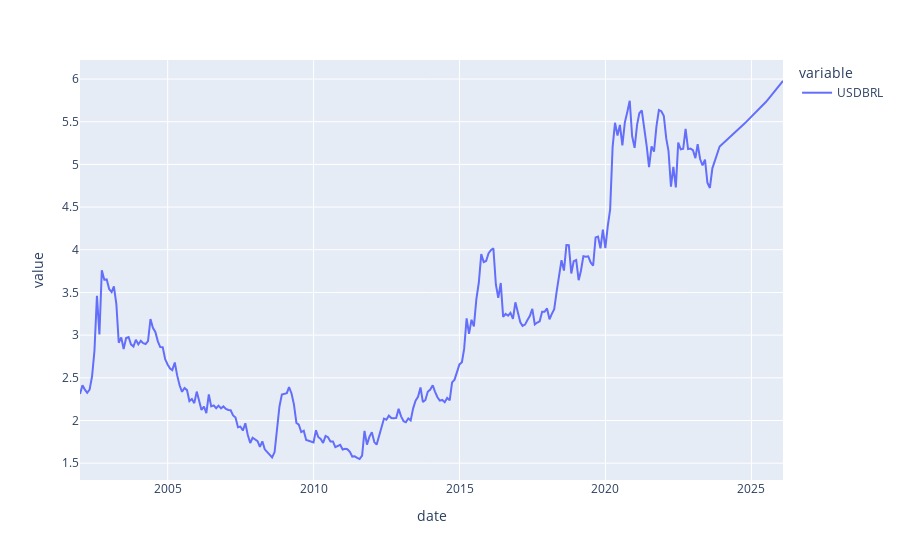

The code cell stored with this chart in its notebook:
### Code cell
# Market Research: Dollar Index and USD/BRL Exchange Rate
px.line(market_df, x = 'date', y = ['DXY'], title = '')
px.line(market_df, x = 'date', y = ['USDBRL'], title = '')

### Figure 1 — Plotly figure (JSON) as saved in the notebook; plotly's stock layout.template omitted (floating-point values rounded to 4 significant figures; data arrays with more than 128 entries replaced by an {"elided": "..."} marker saying what was removed)
{"data": [{"hovertemplate": "variable=USDBRL<br>date=%{x}<br>value=%{y}<extra></extra>", "legendgroup": "USDBRL", "line": {"color": "#636efa", "dash": "solid"}, "marker": {"symbol": "circle"}, "mode": "lines", "name": "USDBRL", "orientation": "v", "showlegend": true, "type": "scatter", "x": {"elided": "290 str values"}, "xaxis": "x", "y": {"elided": "290 float values"}, "yaxis": "y"}], "layout": {"legend": {"title": {"text": "variable"}, "tracegroupgap": 0}, "margin": {"t": 60}, "xaxis": {"anchor": "y", "domain": [0, 1], "title": {"text": "date"}}, "yaxis": {"anchor": "x", "domain": [0, 1], "title": {"text": "value"}}}}
